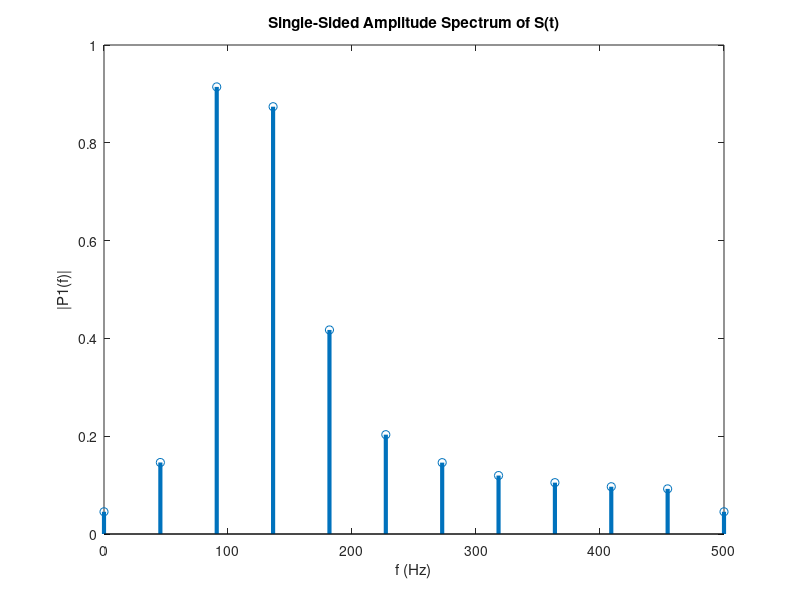

This figure's MATLAB source:

clear
clc
Fs = 1000;
t = 0:(1/Fs):1/50+1/Fs;
L = length(t);
S = cos(4*pi*50.*t) + cos(6*pi*50.*t + pi/2);
Y = fft(S);
P2 = abs(Y/L);
P1 = P2(1:L/2+1);
P1(2:end-1) = 2*P1(2:end-1);

f = Fs/L*(0:(L/2));

figure
stem(f,P1,"LineWidth",3) 
title("Single-Sided Amplitude Spectrum of S(t)")
xlabel("f (Hz)")
ylabel("|P1(f)|")